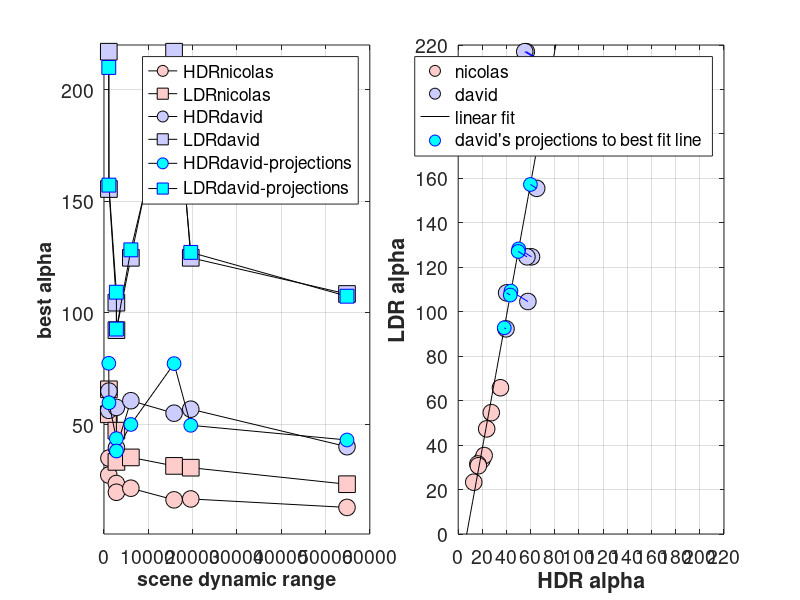

Recreate this plot in MATLAB. (Note: this script raises an error after producing the figure.)
function PlotSummaryResults

    %[dynamicRange, alphaHDR, alphaLDR, pdfFileName] = GetNicolasData();
    %[dynamicRange, alphaHDR, alphaLDR, pdfFileName] = GetDHBData();
    [indices, dynamicRange, alphaHDRnicolas, alphaLDRnicolas, alphaHDRdavid, alphaLDRdavid, pdfFileName] = GetNicolasAndDHBData();
    indices
    % Fit a line through the combo points
    x = [alphaHDRnicolas(:); alphaHDRdavid(:)];
    y = [alphaLDRnicolas(:); alphaLDRdavid(:)];
    p = polyfit(x,y,1);
    linearFit.x = 0:1:240;
    linearFit.y = polyval(p,linearFit.x);
    
    vector(1,:) = [linearFit.x(1) linearFit.y(1)];
    vector(2,:) = [linearFit.x(end) linearFit.y(end)];
    
    for k = 1:numel(alphaHDRdavid)
        pointQ(:,k) = [alphaHDRdavid(k); alphaLDRdavid(k)];
        [pointQproj(:,k), length_q] = ProjectPointToVector(vector, pointQ(:,k));
        alphaHDRdavidFit(k) = pointQproj(1,k);
        alphaLDRdavidFit(k) = pointQproj(2,k);
    end
    
    for k = 1:numel(indices)
        [k dynamicRange(k)/1000 alphaHDRdavid(k) alphaLDRdavid(k) alphaHDRdavidFit(k) alphaLDRdavidFit(k)]
    end
    
    h = figure(1);
    clf;
    set(h, 'Position', [10 10 1600 678], 'Color', [1 1 1]);
    subplot(1,2,1);
    plot(dynamicRange, alphaHDRnicolas, 'ko-','MarkerSize', 12, 'MarkerFaceColor', [1 0.8 0.8], 'MarkerEdgeColor', [0 0 0 ]);
    hold on
    plot(dynamicRange, alphaLDRnicolas, 'ks-','MarkerSize', 12, 'MarkerFaceColor', [1 0.8 0.8], 'MarkerEdgeColor', [0 0 0]);
    plot(dynamicRange, alphaHDRdavid, 'ko-','MarkerSize', 12, 'MarkerFaceColor', [0.8 0.8 1.0], 'MarkerEdgeColor', [0 0 0 ]);
    plot(dynamicRange, alphaLDRdavid, 'ks-','MarkerSize', 12, 'MarkerFaceColor', [0.8 0.8 1.0], 'MarkerEdgeColor', [0 0 0]);
    
    plot(dynamicRange, pointQproj(1,:), 'ko-','MarkerSize', 10, 'MarkerFaceColor', 'c', 'MarkerEdgeColor', 'b');
    plot(dynamicRange, pointQproj(2,:), 'ks-','MarkerSize', 10, 'MarkerFaceColor', 'c', 'MarkerEdgeColor', 'b');
    
    set(gca, 'FontSize', 14);
    set(gca, 'YLim', [1 220]);
    legend('HDRnicolas', 'LDRnicolas', 'HDRdavid', 'LDRdavid', 'HDRdavid-projections', 'LDRdavid-projections');
    grid on
    xlabel('scene dynamic range', 'FontSize', 14, 'FontWeight', 'bold');
    ylabel('best alpha',  'FontSize', 14, 'FontWeight', 'bold');
    
    subplot(1,2,2);
    plot(alphaHDRnicolas, alphaLDRnicolas, 'ko', 'MarkerSize', 12, 'MarkerFaceColor', [1.0 0.8 0.8], 'MarkerEdgeColor', [0 0 0 ]);
    hold on
    plot(alphaHDRdavid, alphaLDRdavid, 'ko', 'MarkerSize', 12, 'MarkerFaceColor', [0.8 0.8 1.0], 'MarkerEdgeColor', [0 0 0 ]);
    plot(linearFit.x, linearFit.y, 'k-');
    
    for k = 1:numel(alphaHDRdavid)
        plot(pointQproj(1,k), pointQproj(2,k), 'bo', 'MarkerFaceColor', [0 1 1], 'MarkerSize', 10);
        plot([pointQ(1,k) pointQproj(1,k)], [pointQ(2,k) pointQproj(2,k)], 'b-');
    end
    
    set(gca, 'XLim', [0 220], 'YLim', [0 220], 'XTick', [0:20:300], 'YTick', [0:20:300]);
    legend('nicolas', 'david', 'linear fit', 'david''s projections to best fit line');
    xlabel('HDR alpha', 'FontSize', 14, 'FontWeight', 'bold');
    ylabel('LDR alpha',  'FontSize', 14, 'FontWeight', 'bold');
    grid on
    set(gca, 'FontSize', 14);
    
    
    
    drawnow
    NicePlot.exportFigToPDF(pdfFileName, h, 300);
    
end

function [ix,dynamicRange, alphaHDR, alphaLDR, pdfFileName] = GetDHBData()
    dynamicRange = [54848 2806 15814 1079 19581 2789 6061 1110];
    [s,ix] = sort(dynamicRange);
    alphaHDR = [40.1 39.6 55.1 56.4 56.9 57.7 60.7 65.0];
    alphaLDR = [108.5 92.3 217 217 124.7 104.6 124.7 155.5];
    dynamicRange = dynamicRange(ix);
    alphaHDR = alphaHDR(ix);
    alphaLDR = alphaLDR(ix);
    pdfFileName = 'SummaryAlphasDavid.pdf';
end

function [ix,dynamicRange, alphaHDR, alphaLDR, pdfFileName] = GetNicolasData()
    dynamicRange = [54848 2806 15814 1079 19581 2789 6061 1110];
    [s,ix] = sort(dynamicRange);
    alphaHDR = [12.9 19.7 16.3 27.4 16.7 23.6 21.5 35];
    alphaLDR = [23.3 33.3 31.5 54.6 30.7 47.3 35.3  65.8];
    dynamicRange = dynamicRange(ix);
    alphaHDR = alphaHDR(ix);
    alphaLDR = alphaLDR(ix);
    pdfFileName = 'SummaryAlphasNicolas.pdf';
end

function[ix,dynamicRange, alphaHDRnicolas, alphaLDRnicolas, alphaHDRdavid, alphaLDRdavid, pdfFileName] = GetNicolasAndDHBData()
    dynamicRange = [54848 2806 15814 1079 19581 2789 6061 1110];
    alphaHDRnicolas = [12.9 19.7 16.3 27.4 16.7 23.6 21.5 35];
    alphaLDRnicolas = [23.3 33.3 31.5 54.6 30.7 47.3 35.3  65.8];
    alphaHDRdavid = [40.1 39.6 55.1 56.4 56.9 57.7 60.7 65.0];
    alphaLDRdavid = [108.5 92.3 217 217 124.7 104.6 124.7 155.5];
    
    [s,ix] = sort(dynamicRange);
    dynamicRange = dynamicRange(ix);
    alphaHDRnicolas = alphaHDRnicolas(ix);
    alphaLDRnicolas = alphaLDRnicolas(ix);
    alphaHDRdavid = alphaHDRdavid(ix);
    alphaLDRdavid = alphaLDRdavid(ix);
    pdfFileName = 'SummaryAlphasCombo.pdf';
    
end

function [projPointQ, length_q] = ProjectPointToVector(vector, pointQ)
    p0 = vector(1,:);
    p1 = vector(2,:);
    a = [p1(1) - p0(1), p1(2) - p0(2); p0(2) - p1(2), p1(1) - p0(1)];
    b = [...
        pointQ(1)*(p1(1) - p0(1)) + pointQ(2)*(p1(2) - p0(2)); ...
        p0(2)*(p1(1) - p0(1)) - p0(1)*(p1(2) - p0(2))...
        ];
    projPointQ = a\b;
    length_q = sqrt(sum((projPointQ-pointQ).^2));
end
